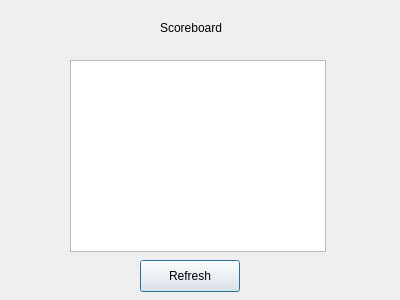
<?xml version="1.0" encoding="UTF-8"?>
<ui version="4.0">
 <class>scoreboard</class>
 <widget class="QDialog" name="scoreboard">
  <property name="geometry">
   <rect>
    <x>0</x>
    <y>0</y>
    <width>400</width>
    <height>300</height>
   </rect>
  </property>
  <property name="windowTitle">
   <string>Dialog</string>
  </property>
  <widget class="QLabel" name="statusLabel">
   <property name="geometry">
    <rect>
     <x>160</x>
     <y>20</y>
     <width>91</width>
     <height>16</height>
    </rect>
   </property>
   <property name="text">
    <string>Scoreboard</string>
   </property>
  </widget>
  <widget class="QListWidget" name="scoreListWidget">
   <property name="geometry">
    <rect>
     <x>70</x>
     <y>60</y>
     <width>256</width>
     <height>192</height>
    </rect>
   </property>
  </widget>
  <widget class="QPushButton" name="refreshButton">
   <property name="geometry">
    <rect>
     <x>140</x>
     <y>260</y>
     <width>100</width>
     <height>32</height>
    </rect>
   </property>
   <property name="text">
    <string>Refresh</string>
   </property>
  </widget>
 </widget>
 <resources/>
 <connections/>
</ui>
